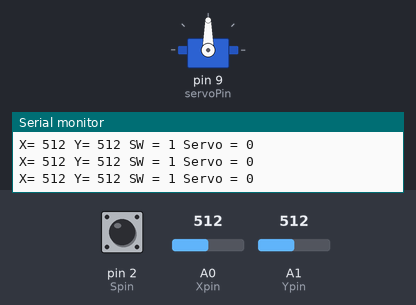
A sketch run on a simulated Arduino Uno, built with avr-gcc and run on an emulated ATmega328P. Shown: servo, the last lines printed to the serial monitor. The inputs (shaded band) are chosen by the test bench; at power-on: A0 (Xpin) = 512, pin 2 (Spin) HIGH, A1 (Ypin) = 512.

Above: at 1.2 s.
1.3 s: A0 (Xpin) set to 710
4.3 s: A0 (Xpin) set to 744
At 6.1 s:
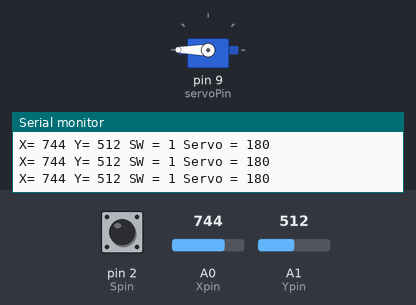
6.4 s: pin 2 (Spin) pulled LOW for 0.15 s
At 7.13 s:
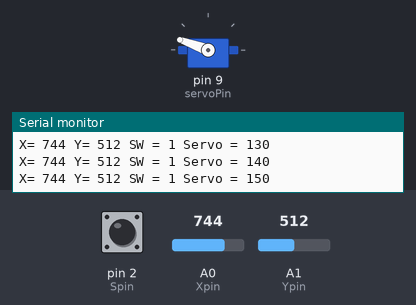
8.6 s: A0 (Xpin) set to 283
11.6 s: A0 (Xpin) set to 268
At 11.8 s:
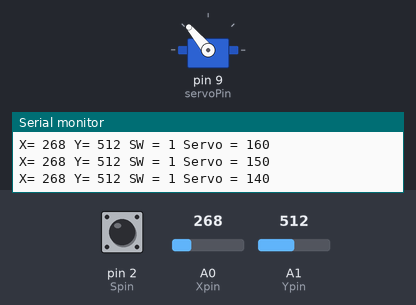
At 12.7 s:
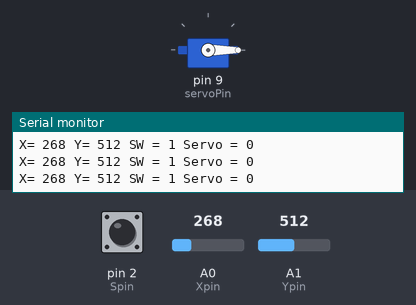
13.4 s: A1 (Ypin) set to 107
16.4 s: A1 (Ypin) set to 89
Timing chart, 0 to 18.9 s (numbered marks = the images above; inputs shaded):
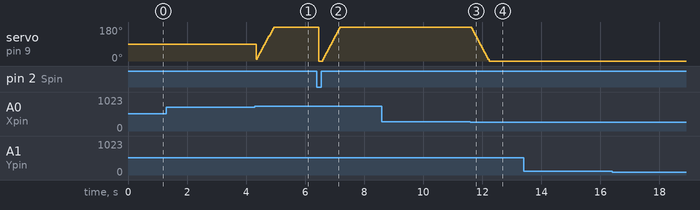

The sketch:

Joystick_and_Servo.ino
```cpp
#include <Servo.h>

int Xpin = A0;
int Ypin = A1;
int Spin = 2;
int Xval;
int Yval;
int Sval;

int servoPin = 9;
int servoPos = 0;
Servo myServo;

void setup() {
  // put your setup code here, to run once:
Serial.begin (9600);
pinMode (Xpin, INPUT);
pinMode (Ypin, INPUT);
pinMode (Spin, INPUT);
digitalWrite (Spin, HIGH);
myServo.attach (servoPin);

}

void loop() {
  // put your main code here, to run repeatedly:
  Xval = analogRead (Xpin);
  Yval = analogRead (Ypin);
  Sval = digitalRead (Spin);
  delay (25);

  Serial.print ("X= ");
  Serial.print (Xval);
  Serial.print (" Y= ");
  Serial.print (Yval);
  Serial.print (" SW = ");
  Serial.print (Sval);

  if (Xval < 275 && servoPos > 0) {
    servoPos = servoPos - 10;
    myServo.write (servoPos);
  }

  if (Xval > 725 && servoPos < 180) {
    servoPos = servoPos + 10;
    myServo.write (servoPos);
  }

  if (Sval == 0){
    servoPos = 0;
    myServo.write (servoPos);
  }

  Serial.print (" Servo = ");
  Serial.println (servoPos);

}
```

Measured:
- the behaviour switches between 725 and 726 on A0 (Xpin) (found by bisection; images 0 and 1)
- the behaviour switches between 275 and 274 on A0 (Xpin) (found by bisection; images 2 and 3)
- after the input at 11.6 s, servo on pin 9 (servoPin): moves from 180° to 0° over 0.59 s, starting at once
